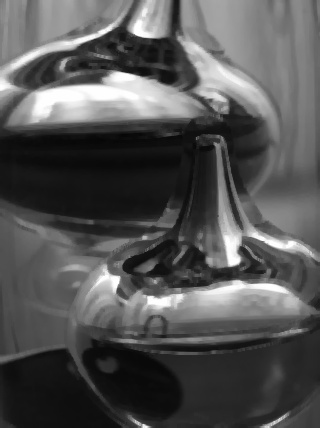
//> input picture Ex 03/Median Filter Implementation/snp_image.jpg, 320 x 428 px
$ ./MedianFilter   (built with g++ and OpenCV 4)
//> lines starting //> are read from the running program, lines starting //| are printed output that depends on the picture
#include "opencv2/imgcodecs.hpp"
#include "opencv2/highgui.hpp"
#include <iostream>
#include <algorithm>
#include <chrono>

typedef std::uint8_t u8;

const int KERNEL_SIZE = 7; //separable into nX1 and 1Xn vectors

int ReadImage(int argc, char** argv, const char* image_name, cv::Mat& src) {
//> called with argc = 1, image_name = "snp_image.jpg"
	image_name = (argc >= 2) ? argv[1] : image_name;
	src = cv::imread(cv::samples::findFile(image_name), cv::IMREAD_GRAYSCALE);
//> src is the input picture: 428 rows x 320 cols, CV_8UC1; min 6, max 255, mean 84.3
	if (src.empty()) {
		printf("\n There was a problem reading image : %s", image_name);
		return -1;
	}
	return 0;
}

//splice/extract elements of Mat row
void ExtractRowOfKernel(const cv::Mat& row_m, u8* row_k, int start) {
	for (int i = start; i < (start+KERNEL_SIZE); i++) {
		row_k[(i-start)] = row_m.at<u8>(0, i);
	}
}

//finds the median of a list of greyscale values
u8 FindMedian(u8* row_k) {
	std::sort(row_k, row_k + KERNEL_SIZE);
	return row_k[static_cast<u8>(KERNEL_SIZE * 0.5)];
}

//Generate image with salt and pepper noise from input image
void GenerateSaltPepperNoise(const cv::Mat& src, cv::Mat& snp_img) {
	cv::Mat salt_pepper_noise = cv::Mat::zeros(src.rows, src.cols, CV_8UC1);
	cv::randu(salt_pepper_noise, 0, 255);

	const u8 NOISE_THRESHOLD = 20;

	//create white and black masks
	cv::Mat black = salt_pepper_noise < NOISE_THRESHOLD;
	cv::Mat white = salt_pepper_noise > (255 - NOISE_THRESHOLD);

	snp_img.setTo(0, black);
	snp_img.setTo(255, white);
}

void SaveImage(const char* name, const cv::Mat& img) {
	int k = cv::waitKey(0);
	if (k == 's')
	{
		cv::imwrite(name, img);
	}
}

void MedianFilterSeparable(const cv::Mat& src, cv::Mat& dst) {

	size_t padding_size = static_cast<size_t>(KERNEL_SIZE * 0.5f);
	size_t rows = src.rows;
	size_t cols = src.cols;
	cv::Mat padded_image;

	//generate salt and pepper noisy image
	cv::Mat salt_pepper_img = src.clone();
	GenerateSaltPepperNoise(src, salt_pepper_img);

	cv::copyMakeBorder(salt_pepper_img, padded_image,
					   padding_size, padding_size, padding_size, padding_size,
					   cv::BorderTypes::BORDER_DEFAULT);

	cv::imshow("Source Image", src);
	cv::imshow("Noisy Image", salt_pepper_img);
	//SaveImage("salt_pepper_image.jpg", salt_pepper_img); //keep this commented to measure code execution time

	cv::parallel_for_(cv::Range(0, rows * cols), [cols, &padded_image, &dst](const cv::Range& range) {
		for (size_t r = range.start; r < range.end; r++) {
			size_t i = r / cols, j = r % cols;
			u8 median_of_rows[KERNEL_SIZE]; //array to hold medians of rows (first stage operation)
			for (int k = i; k < (KERNEL_SIZE+i); k++) { //mapping from src image to padded image
				u8 row_of_kernel[KERNEL_SIZE]; //stores each row of kernel
				ExtractRowOfKernel(padded_image.row(k), row_of_kernel, j);
				median_of_rows[(k-i)] = FindMedian(row_of_kernel);
			}

			//now we find the median of medians (second stage operation)
			u8 median_val = FindMedian(median_of_rows);
			dst.at<u8>(i, j) = median_val;
		}
	});

		// [15 lines of commented-out code are left out]

	cv::imshow("Median Filtered Image", dst);
	//SaveImage("median_filtered_image.jpg", dst); //keep this commented to measure code execution time
}


int main(int argc, char** argv) {

	cv::Mat src, dst;

	int image_read_status = ReadImage(argc, argv, "snp_image.jpg", src);
//> image_read_status = 0

	if (image_read_status != 0)
		return -1;

	u8 src_image_channels = src.channels();
//> src_image_channels = 1
	dst = cv::Mat(src.rows, src.cols, CV_8UC(src_image_channels));

	//test matrix
	/*cv::Mat src = (cv::Mat_<uint8_t>(5, 5) << 1, 2, 0, 1, 2, 3, 2, 4, 9, 3, 1, 4, 5, 5, 1, 2, 3, 0, 0, 5, 1, 2, 1, 1, 3);
	cv::Mat dst = cv::Mat(src.rows, src.cols, CV_8UC1);
	*/

	auto t1 = std::chrono::high_resolution_clock::now();
	MedianFilterSeparable(src, dst);
//> in GenerateSaltPepperNoise, `snp_img.setTo(255, white);`:
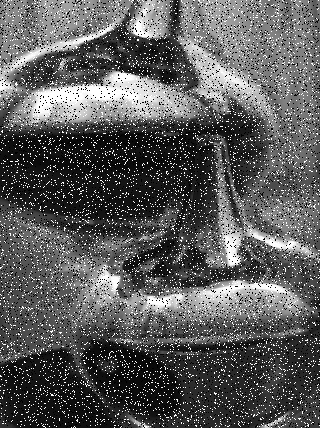
//> snp_img: 428 rows x 320 cols, CV_8UC1; min 0, max 255, mean 90.5
//> in MedianFilterSeparable, `cv::copyMakeBorder(salt_pepper_img, padded_image, padding_size, paddin..`:
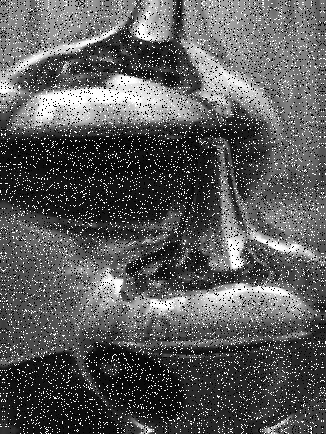
//> padded_image: 434 rows x 326 cols, CV_8UC1; min 0, max 255, mean 90.5
//> the loop in ExtractRowOfKernel, `for (int i = start; i < (start+KERNEL_SIZE); i++)` made 7 passes
//> the loop in ExtractRowOfKernel (call 2), `for (int i = start; i < (start+KERNEL_SIZE); i++)` made 7 passes
//> in MedianFilterSeparable, `cv::imshow("Median Filtered Image", dst);`:
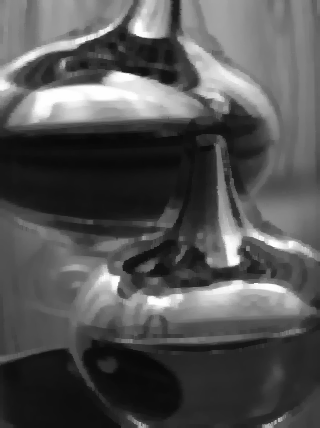
//> window 'Median Filtered Image': 428 rows x 320 cols, CV_8UC1; min 8, max 254, mean 84
	auto t2 = std::chrono::high_resolution_clock::now();

	std::chrono::duration<double, std::milli> time_ms = t2 - t1;
	std::cout << "Execution time: " << time_ms.count() << " ms\n";


	return 0;
}
